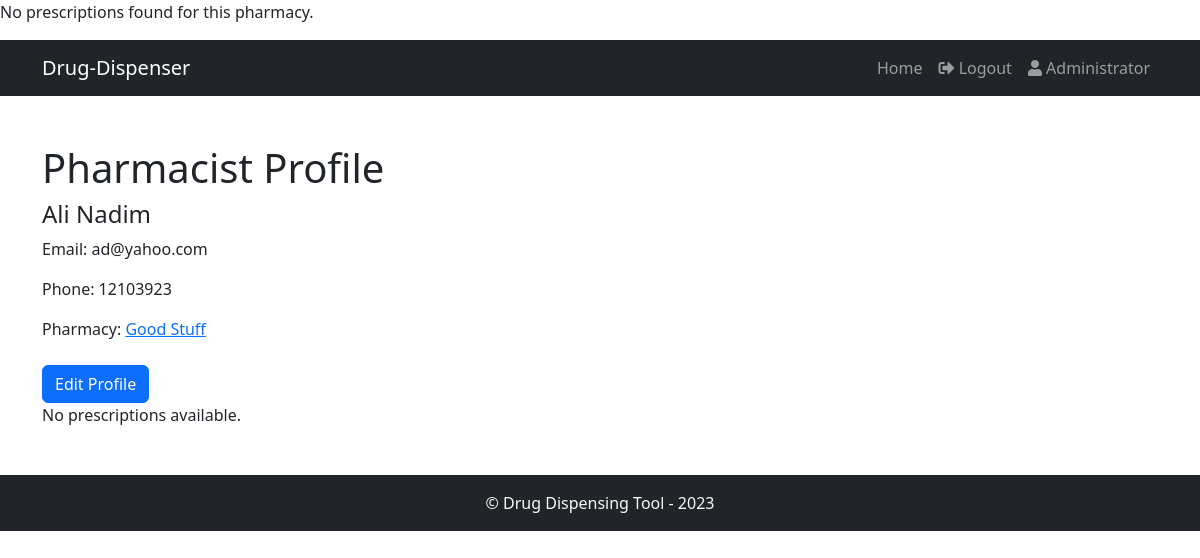
Page /profiles/pharmacist_profile.php?pharmacistId=1 (signed in) on the committed database.
### tables this page shows
CREATE TABLE `pharmacist` (
  `pharmacistId` int(11) NOT NULL,
  `name` varchar(50) NOT NULL,
  `emailAddress` varchar(100) NOT NULL,
  `phoneNumber` varchar(20) DEFAULT NULL,
  `SSN` varchar(15) DEFAULT NULL,
  `pharmacyId` int(11) DEFAULT NULL,
  `passwordHash` varchar(100) NOT NULL
);

CREATE TABLE `pharmacy` (
  `pharmacyId` int(11) NOT NULL,
  `name` varchar(100) NOT NULL,
  `emailAddress` varchar(100) NOT NULL,
  `phoneNumber` varchar(20) DEFAULT NULL
);

### profiles/pharmacist_profile.php (the view, shortened to what this page needs)
<?php
require_once('../database.php');
$pharmacistId = $_GET['pharmacistId'];
$pharmacist = array();
$conn = new mysqli($host, $username, $databasePassword, $databaseName);
if ($conn->connect_error) {
	die("Connection failed: " . $conn->connect_error);
} else {
	$sql = "SELECT * FROM pharmacist WHERE pharmacistId = $pharmacistId";
	$result = $conn->query($sql);
	if ($result->num_rows === 1) {
		$pharmacist = $result->fetch_assoc();
	} else {
		header("Location: ../errors/404.php");
		exit();
	}
}
$pharmacyId = $pharmacist['pharmacyId'];
$pharmacy = array();
$conn = new mysqli($host, $username, $databasePassword, $databaseName);
if ($conn->connect_error) {
	die("Connection failed: " . $conn->connect_error);
} else {
	$sql = "SELECT * FROM pharmacy WHERE pharmacyId = $pharmacyId";
	$result = $conn->query($sql);
	if ($result->num_rows === 1) {
		$pharmacy = $result->fetch_assoc();
	} else {
		header("Location: ../errors/404.php");
		exit();
	}
}
$prescriptions = array();
$conn = new mysqli($host, $username, $databasePassword, $databaseName);
if ($conn->connect_error) {
	die("Connection failed: " . $conn->connect_error);
} else {
	$sql = "SELECT prescription.*, drug.scientificName, contract.pharmacyId, drug.tradeName, drug.form, pharmacy.name AS pharmacyName, patient_doctor.patientId, patient.name AS patientName
		FROM prescription
		INNER JOIN drug ON prescription.drugId = drug.drugId
		INNER JOIN patient_doctor ON prescription.patientDoctorId = patient_doctor.patientDoctorId
		INNER JOIN patient ON patient_doctor.patientId = patient.patientId
		INNER JOIN contract ON drug.contractId = contract.contractId
		INNER JOIN pharmacy ON contract.pharmacyId = pharmacy.pharmacyId
		WHERE contract.pharmacyId = $pharmacyId
		ORDER BY prescription.isDispensed DESC";
	$result = $conn->query($sql);
	if (!$result) {
		die("Error executing the query: " . $conn->error);
	} else {
		if ($result->num_rows > 0) {
			while ($row = $result->fetch_assoc()) {
				$prescriptions[] = $row;
			}
		} else {
			echo "<p>No prescriptions found for this pharmacy.</p>";
		}
	}
}
?>
<!DOCTYPE html>
<html lang="en">
<head>
    <link rel="stylesheet" href="https://cdnjs.cloudflare.com/ajax/libs/bootstrap/5.3.0/css/bootstrap.min.css">
</head>
<body>
<?php
include_once '../commons.php';
echo $header;
?>
    <div class="container mt-5">
	<h1>Pharmacist Profile</h1>
	<h4><?= $pharmacist['name'] ?></h4>
	<p>Email: <?= $pharmacist['emailAddress'] ?></p>
	<p>Phone: <?= $pharmacist['phoneNumber'] ?></p>
	<p>Pharmacy: <a href="pharmacy_profile.php?pharmacyId=<?= $pharmacyId ?>"><?= $pharmacy['name'] ?></a></p>
	<?php if ($_SESSION['user'] === 'administrator' || ($_SESSION['user'] === 'pharmacist')) { ?>
	    <a href="../edit/edit_pharmacist.php?pharmacistId=<?= $pharmacistId ?>" class="btn btn-primary mt-2">Edit Profile</a>
	<?php } ?>
<?php
if (!empty($prescriptions)) {
?>
	    <h3 class="mt-4">Prescriptions</h3>
	    <table class="table table-bordered mt-2">
		<thead>
		    <tr>
			<th>Prescription ID</th>
			<th>Drug</th>
			<th>Dosage</th>
			<th>Price</th>
			<th>Frequency</th>
			<th>Pharmacy</th>
			<th>Patient</th>
			<th>Status</th>
			<th>Action</th>
		    </tr>
		</thead>
		<tbody>
<?php
	foreach ($prescriptions as $prescription) {
		$status = $prescription['isDispensed'] ? 'Dispensed' : 'Not Dispensed';
		echo "<tr>";
		echo "<td>{$prescription['prescriptionId']}</td>";
		echo "<td>{$prescription['scientificName']} ({$prescription['tradeName']}) - {$prescription['form']}</td>";
		echo "<td>{$prescription['dosage']}</td>";
		echo "<td>{$prescription['price']}</td>";
		echo "<td>{$prescription['frequency']}</td>";
		echo "<td><a href='pharmacy_profile.php?pharmacyId={$prescription['pharmacyId']}'>{$prescription['pharmacyName']}</a></td>";
		echo "<td><a href='patient_profile.php?patientId={$prescription['patientId']}'>{$prescription['patientName']}</a></td>";
		echo "<td>{$status}</td>";
		echo "<td>";
		if ($_SESSION['user'] === 'administrator' || ($_SESSION['user'] === 'pharmacist' && $_SESSION['userId'] === $prescription['pharmacistId'])) {
			if (!$prescription['isDispensed']) {
				echo "<button class='btn btn-success' onclick='updatePrescription({$prescription['prescriptionId']}, true)'>Dispense</button>";
			} else {
				echo "<button class='btn btn-success' disabled>Dispensed</button>";
			}
		}
		echo "</td>";
		echo "</tr>";
	}
?>
		</tbody>
	    </table>
<?php
} else {
	echo "<p>No prescriptions available.</p>";
}
?>
    </div>
    <?php echo $footer; ?>
</body>
</html>

### rows in the picture
pharmacist: name "Ali Nadim", emailAddress "ad@yahoo.com", phoneNumber "12103923"
pharmacy: name "Good Stuff"

### other values in the picture
$userDisplay "Administrator"
